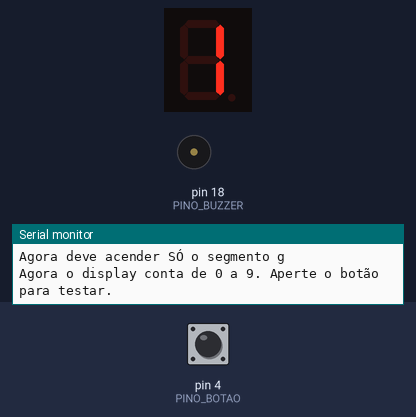
Bench run of a sketch on a simulated Arduino Mega 2560, built with avr-gcc and run on an emulated ATmega2560. On the bench: 1-digit seven-segment display, buzzer (waves = sounding), the last lines printed to the serial monitor. Wiring (inferred from the names in the program): 1-digit 7-segment display, segments lit when HIGH: segments pin 23, pin 22, pin 21, pin 19, pin 17, pin 16, pin 5. The inputs (shaded band) are chosen by the test bench; at power-on: pin 4 (PINO_BOTAO) HIGH. The segment pins are drawn as the display they are named for.

Above: at 10.2 s.
10.3 s: pin 4 (PINO_BOTAO) pulled LOW for 0.15 s
At 11.0 s:
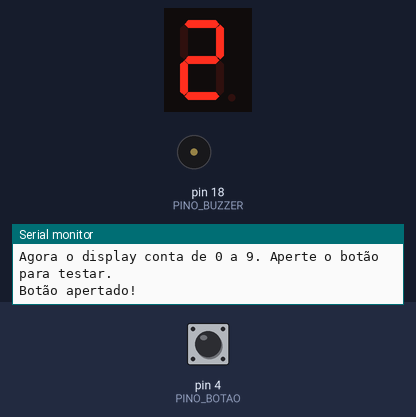
13.3 s: pin 4 (PINO_BOTAO) pulled LOW for 1 s
At 13.36 s:
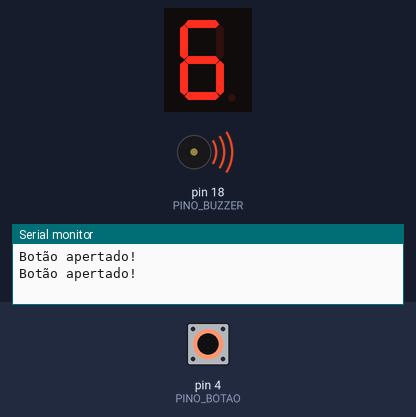
17.2 s: pin 4 (PINO_BOTAO) pulled LOW for 3.2 s
At 21.6 s:
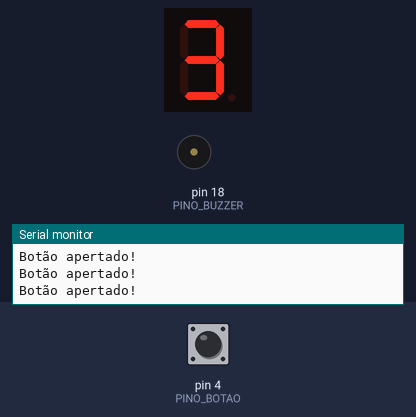
21.9 s: pin 4 (PINO_BOTAO) pulled LOW for 0.15 s
At 23.0 s:
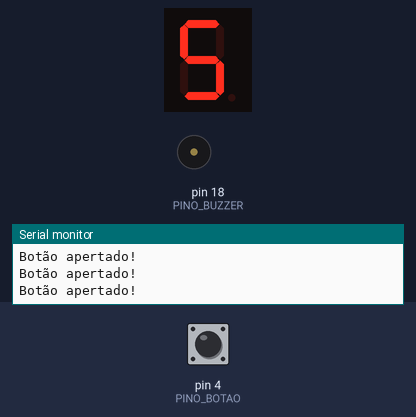
24.9 s: pin 4 (PINO_BOTAO) pulled LOW for 0.15 s
At 25.6 s:
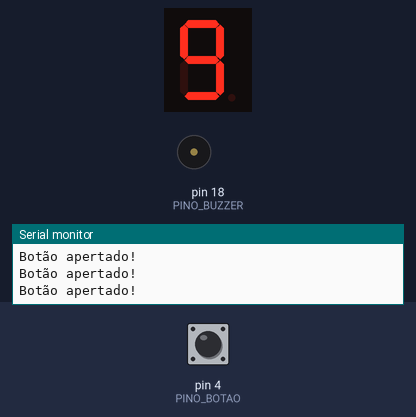
27.9 s: pin 4 (PINO_BOTAO) pulled LOW for 1 s
At 30.1 s:
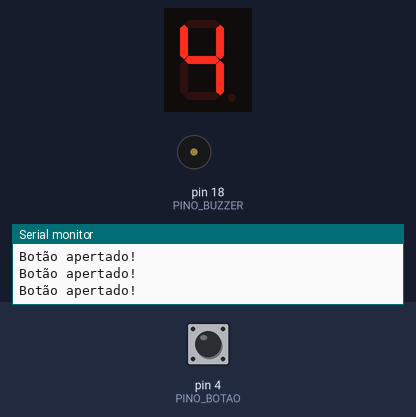
Timing chart, 0 to 31.6 s (numbered marks = the images above; inputs shaded):
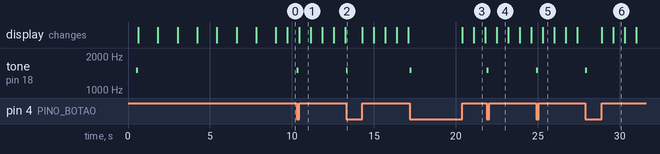

The sketch:

teste_circuito.ino
```cpp
// ===============================================================
//  TESTE DO CIRCUITO (sem Wi-Fi e sem MQTT)
//  Serve só para conferir se os fios estão certos.
//
//  O que deve acontecer:
//  1. Um bip curto ao ligar
//  2. Os segmentos acendem um por vez: a, b, c, d, e, f, g
//     (o Monitor Serial mostra qual deveria estar aceso)
//  3. O display conta de 0 a 9 sem parar
//  4. Ao apertar o botão: bip e mensagem no Monitor Serial
// ===============================================================

// Mesmos pinos do programa principal (a, b, c, d, e, f, g)
const int PINOS_DISPLAY[7] = { 23, 22, 21, 19, 17, 16, 5 };
const int PINO_BUZZER = 18;
const int PINO_BOTAO  = 4;

// Se tudo acender ao contrário (o número apagado e o resto aceso), troque para true
const bool DISPLAY_ANODO_COMUM = false;

const byte NUMEROS[10] = {
  0b0111111, 0b0000110, 0b1011011, 0b1001111, 0b1100110,
  0b1101101, 0b1111101, 0b0000111, 0b1111111, 0b1101111
};

void desenhar(byte desenho) {
  for (int i = 0; i < 7; i++) {
    bool acender = bitRead(desenho, i);
    if (DISPLAY_ANODO_COMUM) acender = !acender;
    digitalWrite(PINOS_DISPLAY[i], acender ? HIGH : LOW);
  }
}

void bip() {
  tone(PINO_BUZZER, 1500);
  delay(120);
  noTone(PINO_BUZZER);
}

void setup() {
  Serial.begin(115200);
  for (int i = 0; i < 7; i++) pinMode(PINOS_DISPLAY[i], OUTPUT);
  pinMode(PINO_BUZZER, OUTPUT);
  pinMode(PINO_BOTAO, INPUT_PULLUP);
  delay(500);

  Serial.println("Teste do buzzer: deve dar um bip agora");
  bip();

  const char letras[] = "abcdefg";
  for (int i = 0; i < 7; i++) {
    Serial.print("Agora deve acender SÓ o segmento ");
    Serial.println(letras[i]);
    desenhar(1 << i);
    delay(1200);
  }
  Serial.println("Agora o display conta de 0 a 9. Aperte o botão para testar.");
}

void loop() {
  static int numero = 0;
  static unsigned long ultimaTroca = 0;

  if (millis() - ultimaTroca > 700) {
    ultimaTroca = millis();
    desenhar(NUMEROS[numero]);
    numero = (numero + 1) % 10;
  }

  if (digitalRead(PINO_BOTAO) == LOW) {
    Serial.println("Botão apertado!");
    bip();
    while (digitalRead(PINO_BOTAO) == LOW) delay(10);  // espera soltar
  }
}
```

Measured:
- after the input at 10.3 s, tone on pin 18 (PINO_BUZZER): silent → 1500 Hz at once, → silent 0.12 s later
- after the input at 13.3 s, tone on pin 18 (PINO_BUZZER): silent → 1500 Hz at once, → silent 0.12 s later
- after the input at 17.2 s, tone on pin 18 (PINO_BUZZER): silent → 1500 Hz at once, → silent 0.12 s later
- after the input at 21.9 s, tone on pin 18 (PINO_BUZZER): silent → 1500 Hz at once, → silent 0.12 s later
- after the input at 24.9 s, tone on pin 18 (PINO_BUZZER): silent → 1500 Hz at once, → silent 0.12 s later
- after the input at 27.9 s, tone on pin 18 (PINO_BUZZER): silent → 1500 Hz at once, → silent 0.12 s later
- what the display in image 1 shows lasts 0.7 s, from 10.5 s to 11.2 s
